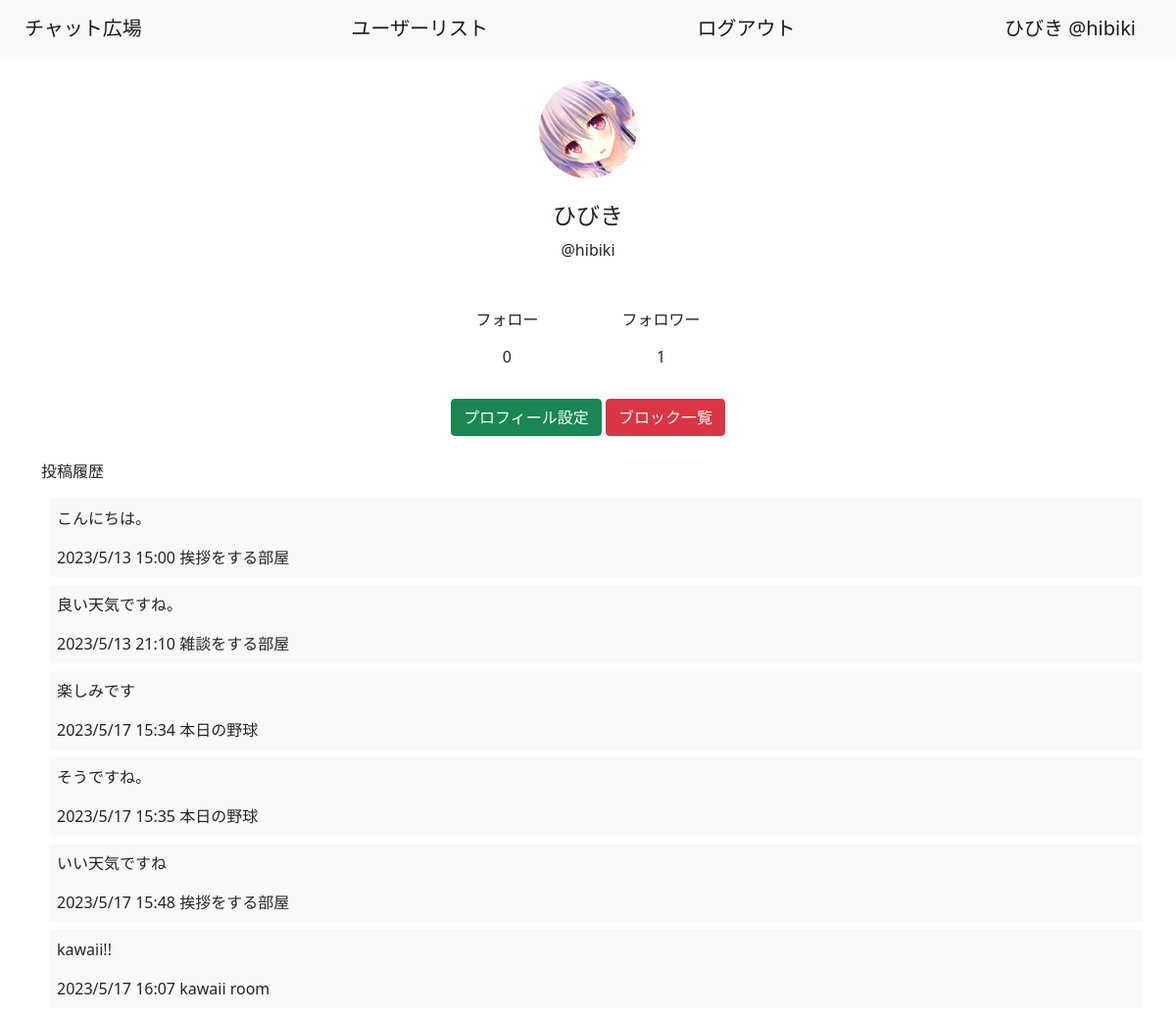
Screenshot of /mypage (signed in) with the database file from the repository.
### chatrooms/models.py (models this page shows, shortened)
class CustomUser(AbstractUser):
    user_name = models.CharField(max_length=100, default="no name")
    memo = models.TextField()
    created_at = models.DateTimeField(auto_now_add=True)
    icon = models.ImageField(upload_to='icon', height_field=None, width_field=None, blank=True, max_length=100, default=False)
    icon_changed = models.DateTimeField(blank=True, auto_now=True)
    REQUIRED_FIELDS = ["user_name","memo"]
    groups = None
    user_permissions = None
    last_login = None
    first_name = None
    last_name = None
    email_address = None
    date_joined = None

class Post(models.Model):
    text = models.TextField()
    user = models.ForeignKey(CustomUser, related_name='post', on_delete=models.CASCADE)
    created_at = models.DateTimeField(auto_now_add=True)
    room = models.ForeignKey(Room, related_name='post', on_delete=models.CASCADE)
    deleted = models.BooleanField(default=False)
    image = models.ImageField(upload_to='post', height_field=None, width_field=None, blank=True, max_length=100, default=False)

class Room(models.Model):
    title = models.CharField(max_length=100)
    user = models.ForeignKey(CustomUser, on_delete=models.CASCADE)
    created_at = models.DateTimeField(auto_now_add=True)
    image = models.ImageField(upload_to='room', height_field=None, width_field=None, blank=True, max_length=100, default=False)#サムネ
    def __str__(self):
        return self.title

### chatrooms/views/user.py (the view, shortened to what this page needs)
# urls.py: path('mypage', user.Mypage.as_view(), name='mp'),
class Mypage(LoginRequiredMixin, TemplateView):
    template_name = 'user/mypage.html'
    def get(self, request, **kwargs):
        try:
            imgurl = self.request.user.icon
            if imgurl=='False':
                imgurl='/media/icon/none.png'
            else:
                imgurl = "/media/" + str(imgurl)
        except:
            imgurl = "/media/icon/none.png"
        ctx = {
            'user': self.request.user,
            'imgurl' : imgurl
        }
        if self.request.user.icon != 'False':
            img = Image.open("media_local/"+str(self.request.user.icon))
            if img.width!=256 or img.height!=256:
                img_resize = img.resize((256, 256))
                img_resize.save("media_local/"+str(self.request.user.icon))
        return self.render_to_response(ctx)

### templates/user/mypage.html (shortened to what this page needs)
{% extends 'base.html' %}
{% block content %}
    <div class="container">
      <div class="row justify-content-md-center pt-4">
        <img src={{imgurl}} alt={{user.icon}} class="col-auto rounded-circle" width="100" height="100">
      </div>
      <div class="pt-4" name="name">
        <h4 class="text-center">{{ user.user_name }}</h4>
        <p class="text-center">@{{ user.username }}</p>
        <div class="row justify-content-md-center p-4" name="ff">
          <div class="col-auto row justify-content-md-center" name="follow">
            <a href={%url 'fl1' user.id%} class="btn col-auto text-center text-decoration-none">フォロー</a>
            <a href={%url 'fl1' user.id%} class="btn col-auto text-center text-decoration-none">{{ user.follow.count}}</a>
          </div>
          <div class="col-auto row justify-content-md-center" name="follower">
            <a href={%url 'fl2' user.id%} class="btn col-auto text-center text-decoration-none">フォロワー</a>
            <a href={%url 'fl2' user.id%} class="btn col-auto text-center text-decoration-none">{{ user.follower.count}}</a>
          </div>
        </div>
        <div class="text-center">
          <a href={%url 'uu' user.id%} class="text-center btn btn-success">プロフィール設定</a>
          <a href={%url 'bl' user.id%} class="text-center btn btn-danger">ブロック一覧</a>
        </div>
      </div>
    </div>
    <div class="container  mt-4">
      <p class="mt-2">投稿履歴{% if user.post.count == 0 %}なし{%endif%}</p>
      {% for post in user.post.all %}
      <div class=" rounded container p-2 m-2 bg-light">
        <a href={%url 'rd' post.room.id%} class="text-dark text-decoration-none">
          <p>{{ post.text }}</p>
          {{ post.created_at|date:"Y/n/j H:i"}}
          {{ post.room }}
        </a>
      </div>
      {% endfor %}
    </div>
{% endblock content %}

### templates/base.html (shortened to what this page needs)
<!doctype html>
<html lang="en">
  <head>
    <link href="https://cdn.jsdelivr.net/npm/bootstrap@5.0.2/dist/css/bootstrap.min.css" rel="stylesheet">
  </head>
  <body>
    <nav class="navbar navbar-light bg-light">
        <div class="container-fluid">
          <a class="navbar-brand btn" href={% url 'rl' %}>チャット広場</a>
          <a class="navbar-brand btn" href={% url 'ul' %}>ユーザーリスト</a>
          {%if user.is_authenticated%}
          <a class="navbar-brand btn" href={% url 'lo' %}>ログアウト</a>
          <a class="navbar-brand btn" href={% url 'mp' %}>{{user.user_name}} @{{ user.username}}</a>
          {%else%}
          <a class="navbar-brand btn" href={% url 'li' %}>ログイン</a>
          {%endif%}
        </div>
      </nav>
      {% block content %}{% endblock content %}
  </body>
</html>

### rows the page displays
CustomUser: user_name "ひびき", username "hibiki", icon (picture), follow.count "0", follower.count "1"
Post: text "こんにちは。", created_at "2023/5/13 15:00", room "挨拶をする部屋"
Post: text "良い天気ですね。", created_at "2023/5/13 21:10", room "雑談をする部屋"
Post: text "楽しみです", created_at "2023/5/17 15:34", room "本日の野球"
Post: text "そうですね。", created_at "2023/5/17 15:35", room "本日の野球"
Post: text "いい天気ですね", created_at "2023/5/17 15:48", room "挨拶をする部屋"
Post: text "kawaii!!", created_at "2023/5/17 16:07", room "kawaii room"
